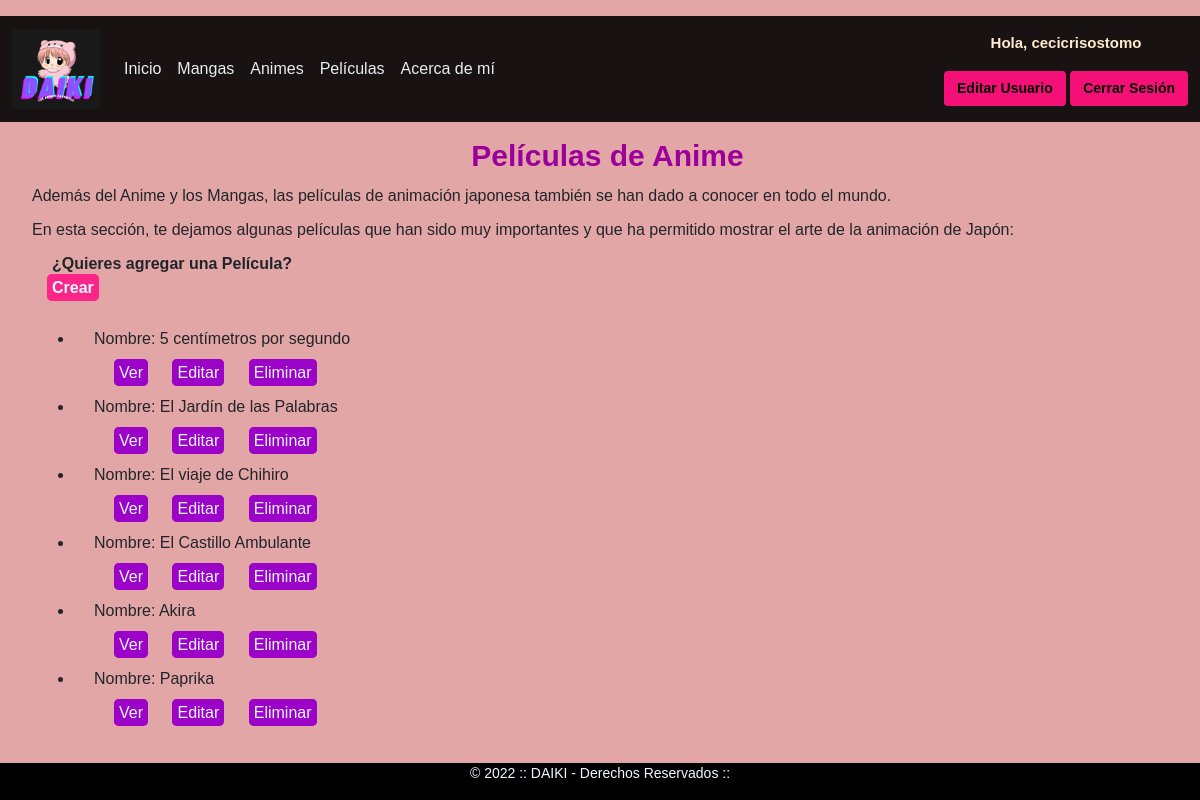
Screenshot of /app_Daiki/pelicula/basePeliculas (signed in) with the database file from the repository.
### app_Daiki/models.py (models this page shows, shortened)
class Pelicula(models.Model):
    nombre = models.CharField(max_length=40)
    estudio = models.CharField(max_length=30)
    fecha_estreno = models.DateField()
    duracion = models.IntegerField()
    class Meta:
        verbose_name = "Pelicula"
        verbose_name_plural = "Peliculas"

### app_Daiki/views.py (the view)
# urls.py: path('pelicula/basePeliculas', views.PeliculaList.as_view(), name="BasePeliculas"),
class PeliculaList(ListView):
    model = Pelicula
    template_name = "app_Daiki/basePeliculas.html"

### app_Daiki/templates/app_Daiki/basepeliculas.html
{% extends "app_Daiki/padre.html" %}
{% load static %}
{% block contenidoConCambios %}
<h1>Películas de Anime</h1>
<section>
    <p>Además del Anime y los Mangas, las películas de animación japonesa también se han dado a conocer en todo el mundo.</p>
    <p>En esta sección, te dejamos algunas películas que han sido muy importantes y que ha permitido mostrar el arte de la animación de Japón:</p>
    <div class="crear">
        <p>¿Quieres agregar una Película?</p>
        <a class="bt-form-base" href="{% url 'NewPeliculas' %}">Crear</a>
    </div>
    <div class="container">
        <ul>
            {% for pelicula in object_list %}
            <li>
                <p>Nombre: {{pelicula.nombre}}</p>
                <p>
                    <a class="bt-form-url" href="{% url 'DetallePeliculas' pelicula.id %}">Ver</a>
                    <a class="bt-form-url" href="{% url 'EditPeliculas' pelicula.id %}">Editar</a>
                    <a class="bt-form-url" href="{% url 'DeletePeliculas' pelicula.id %}">Eliminar</a>
                </p>
            </li>
            {% endfor %}
        </ul>
    </div>
</section>
{% endblock %}

### app_Daiki/templates/app_Daiki/padre.html (shortened to what this page needs)
<!DOCTYPE html>
<html lang="es">
<head>
    {% load static %}
    <link href="https://cdn.jsdelivr.net/npm/bootstrap@5.1.3/dist/css/bootstrap.min.css" rel="stylesheet"
>
    <link href="{% static '/app_Daiki/css/style.css' %}" rel="stylesheet" />
</head>
<body>
    <header class="flex-wrap py-3">
        <nav class="navbar navbar-expand-lg bg-menu">
            <div class="container-fluid">
                <a class="navbar-brand" href="{% url 'Inicio' %}"><img
                        src="{% static 'app_Daiki/assets/daiki_logo.png' %}" alt="logo-daiki" width="88"
                        height="80"></a>
                <div class="collapse navbar-collapse" id="navbarSupportedContent">
                    <ul class="navbar-nav me-auto mb-2 mb-lg-0">
                        <li class="nav-item">
                            <a class="nav-link active" aria-current="page" href="{% url 'Inicio' %}">Inicio</a>
                        </li>
                        <li class="nav-item">
                            <a class="nav-link" href="{% url 'BaseMangas' %}">Mangas</a>
                        </li>
                        <li class="nav-item">
                            <a class="nav-link" href="{% url 'BaseAnimes' %}">Animes</a>
                        </li>
                        <li class="nav-item">
                            <a class="nav-link" href="{% url 'BasePeliculas' %}">Películas</a>
                        </li>
                        <li class="nav-item">
                            <a class="nav-link" href="{% url 'AcercaDeMi' %}">Acerca de mí</a>
                        </li>
                    </ul>
                    <div class="text-center">
                            <div class="col-sm-12">
                                {% if user.is_authenticated %}
                                <p id="bienvenida">Hola, {{user.username}}</p>
                                <a class="btn btn-nav" href="{% url 'EditarUsuario' %}">Editar Usuario</a>
                                {% endif %}
                                {% if user.is_authenticated %}
                                <a class="btn btn-nav" href="{% url 'Logout' %}">Cerrar Sesión</a>
                                {% endif %}
                            </div>
                    </div>
                </div>
            </div>
        </nav>
    </header>
    <div class="container-fluid">
        {% block contenidoConCambios %}
        {% endblock %}
    </div>
    <div class="container-footer">
        <footer class="footer">
            <p class="text-center">&copy; 2022 :: DAIKI - Derechos Reservados ::</p>
        </footer>
    </div>
</body>
</html>

### app_Daiki/static/app_Daiki/css/style.css (style rules this page uses)
* { margin: 0; padding: 0; box-sizing: border-box; }
body { font-family: 'Montserrat', sans-serif; background-color: rgb(227, 166, 166); display: flex; flex-direction: column; min-height: 100vh; }
.navbar { background-color: rgba(0, 0, 0, 0.892); }
.nav-link { color: rgb(231, 237, 242); }
.btn-nav { background-color: rgb(244, 16, 119); color: black; font-weight: bold; font-size: 14px; }
#bienvenida { color: blanchedalmond; font-size: 15px; font-weight: bold; }
.container { margin-bottom: auto; }
h1 { color: rgb(156, 0, 156); text-align: center; margin-left: 15px; font-size: 30px; font-weight: bold; }
.bt-form-base { background-color: rgb(252, 37, 137); color: aliceblue; border: rgb(252, 37, 137) solid 5px; border-radius: 5px; margin-left: 15px; text-decoration: none; }
.bt-form-url { background-color: rgb(155, 3, 201); color: aliceblue; border: rgb(155, 3, 201) solid 5px; border-radius: 5px; margin-top: 20px; margin-left: 20px; text-decoration: none; }
.crear { margin-left: 20px; margin-top: 10px; margin-bottom: 15px; height: 60px; font-weight: bold; }
section p { margin: 0 20px; margin-top: 10px; font-size: 16px; }
.container-footer { height: 40px; width: 100%; margin-top: 10px; }
.footer { background-color: rgb(0, 0, 0); position: fixed; left: 0px; bottom: 0px; width: 100%; height: auto; }
.footer p { text-align: center; color: aliceblue; font-size: 14px; }

### rows the page displays
Pelicula: nombre "5 centímetros por segundo"
Pelicula: nombre "El Jardín de las Palabras"
Pelicula: nombre "El viaje de Chihiro"
Pelicula: nombre "El Castillo Ambulante"
Pelicula: nombre "Akira"
Pelicula: nombre "Paprika"

### other values shown
{{ user.username }} "cecicrisostomo"
